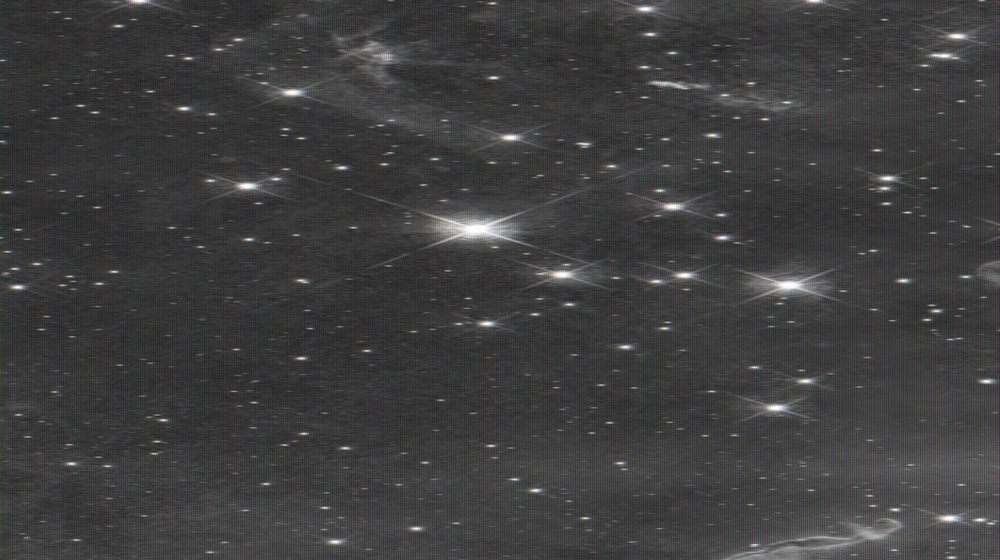
#> input picture network_testing/images_before_test/testowa.jpg, 1000 x 560 px, shrunk from 1593 x 892 before the run, found by its file name
$ python is_blurry.py   (older library calls are emulated)
#> lines starting #> are read from the running program, lines starting #| are printed output that depends on the picture; after the words box and inside, x2 and y2 are one past the last pixel; in counts of white or black regions, pixels touching at a corner belong together
import argparse
import cv2


path_to_image = './testowa.jpg'

ap = argparse.ArgumentParser()
ap.add_argument("-i", "--images", default=path_to_image,
	help="path to input directory of images")
ap.add_argument("-t", "--threshold", type=float, default=100.0,
	help="focus measures that fall below this value will be considered 'blurry'")
args = vars(ap.parse_args())


image = cv2.imread(args["images"])
#> image is the input picture: shape (560, 1000, 3); mean B, G, R 62.1, 62.1, 62.1
gray = cv2.cvtColor(image, cv2.COLOR_BGR2GRAY)
focus_measure = cv2.Laplacian(gray, cv2.CV_64F).var()
#> focus_measure = 561.5
text = "Not Blurry"
if focus_measure < args["threshold"]:
	text = "Blurry"
cv2.putText(image, "{}: {:.2f}".format(text, focus_measure), (10, 30),
	cv2.FONT_HERSHEY_SIMPLEX, 0.8, (0, 0, 255), 3)
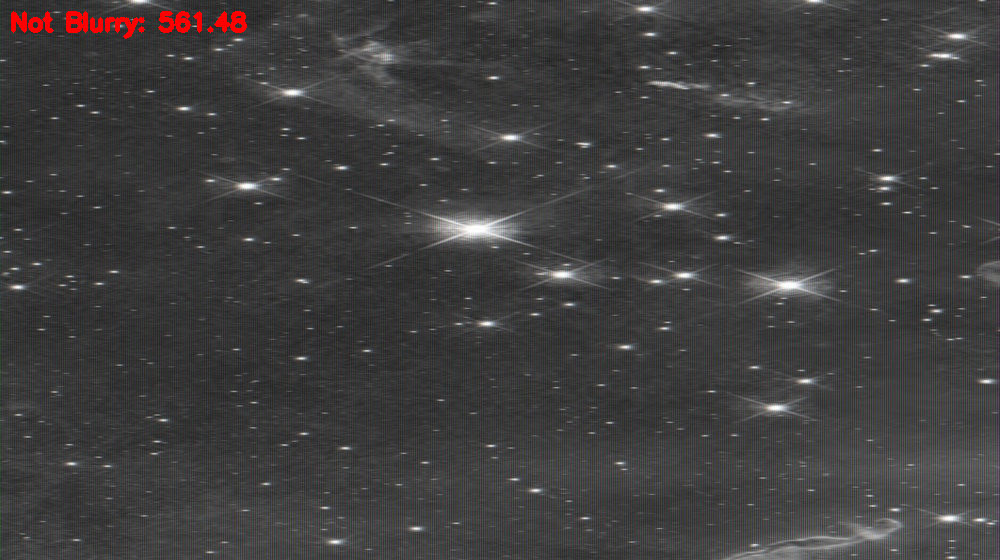
#> image: shape (560, 1000, 3); 0.46% of pixels changed, all inside (x1, y1, x2, y2) = (11, 11, 247, 39)
cv2.imshow("Image", image)
key = cv2.waitKey(0)
#> (key Esc is pressed here)

$ run again, with network_testing/images_before_test/734.jpg copied over network_testing/images_before_test/testowa.jpg
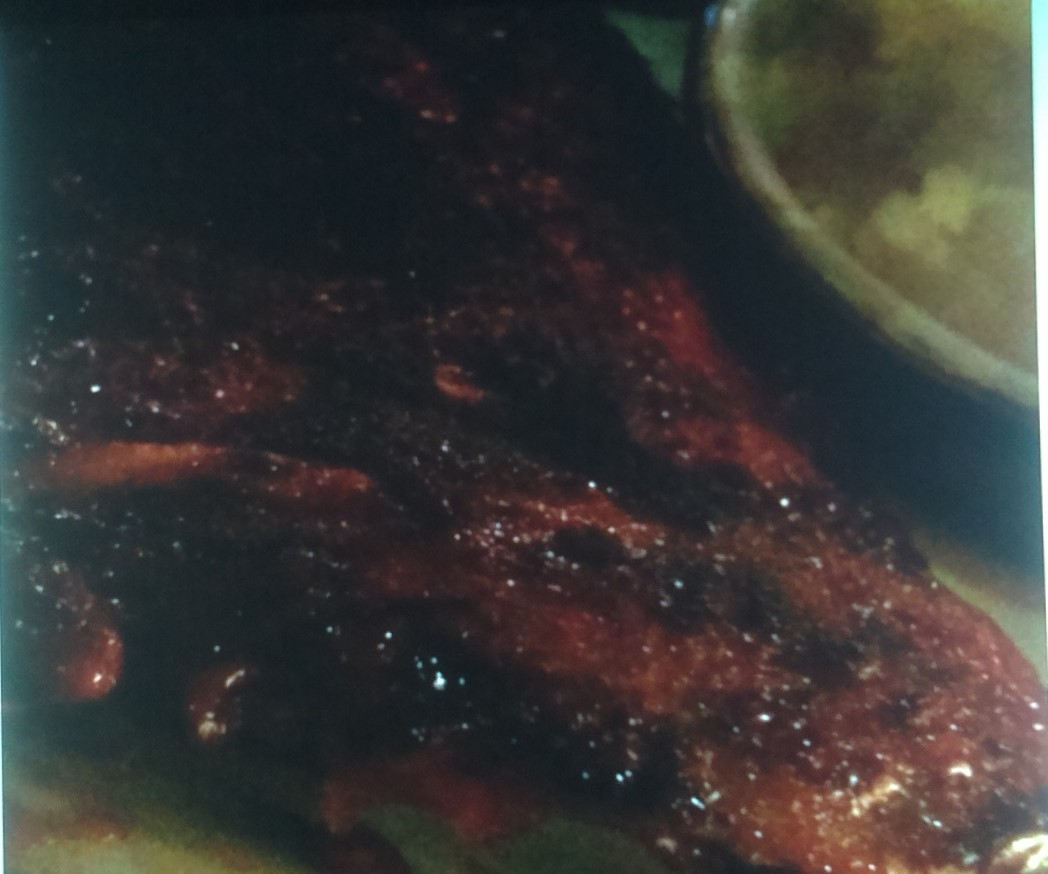
#> input picture network_testing/images_before_test/734.jpg, 1048 x 874 px, found by its file name
#> image is the input picture: shape (874, 1048, 3); mean B, G, R 53.9, 55.6, 57
#> `gray = cv2.cvtColor(image, cv2.COLOR_BGR2GRAY)`:
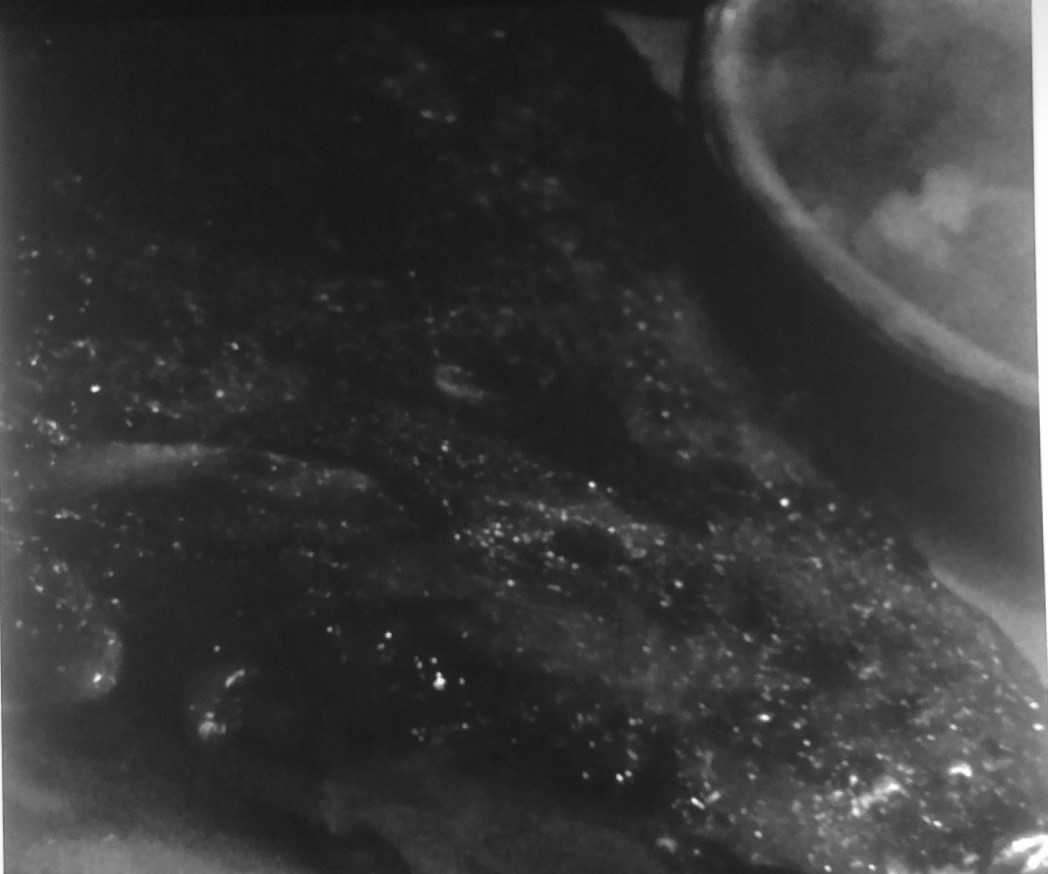
#> gray: shape (874, 1048); min 15, max 255, mean 55.9
#> focus_measure = 25.86
#> `cv2.putText(image, "{}: {:.2f}".format(text, focus_measure), (10, 30),..`:
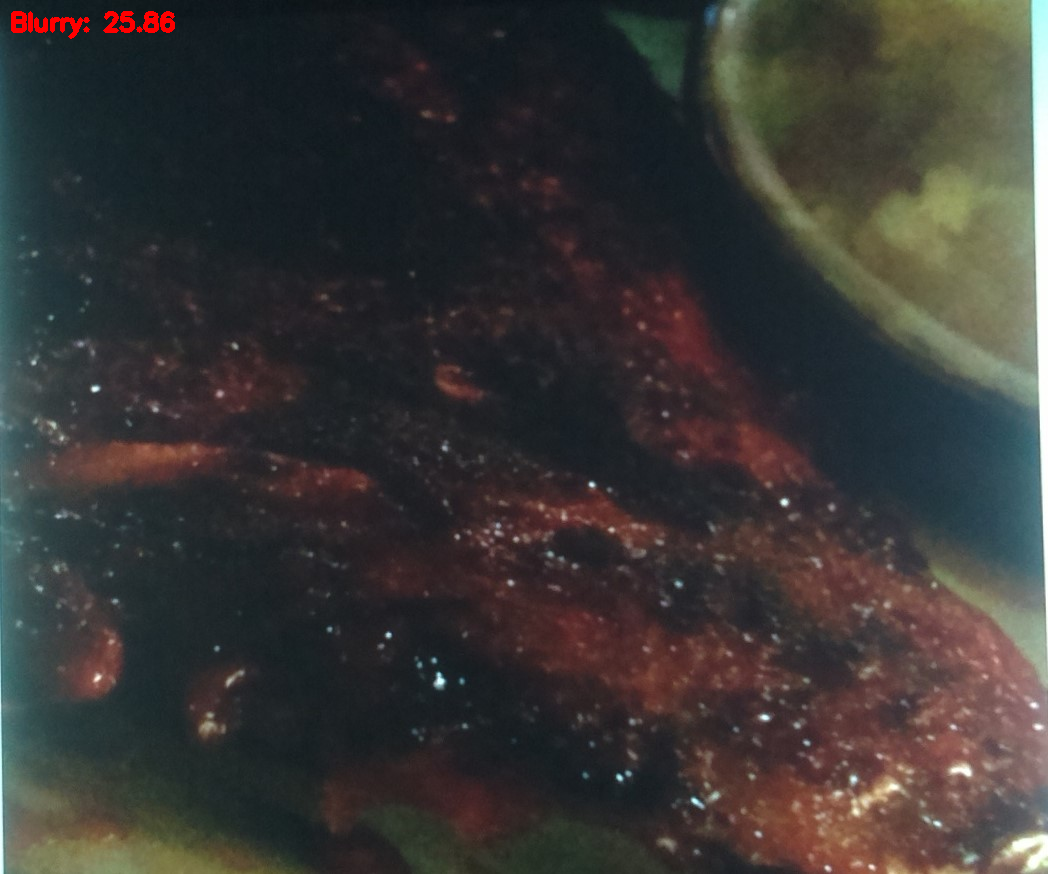
#> image: shape (874, 1048, 3); 0.21% of pixels changed, all inside (x1, y1, x2, y2) = (11, 11, 175, 39)
